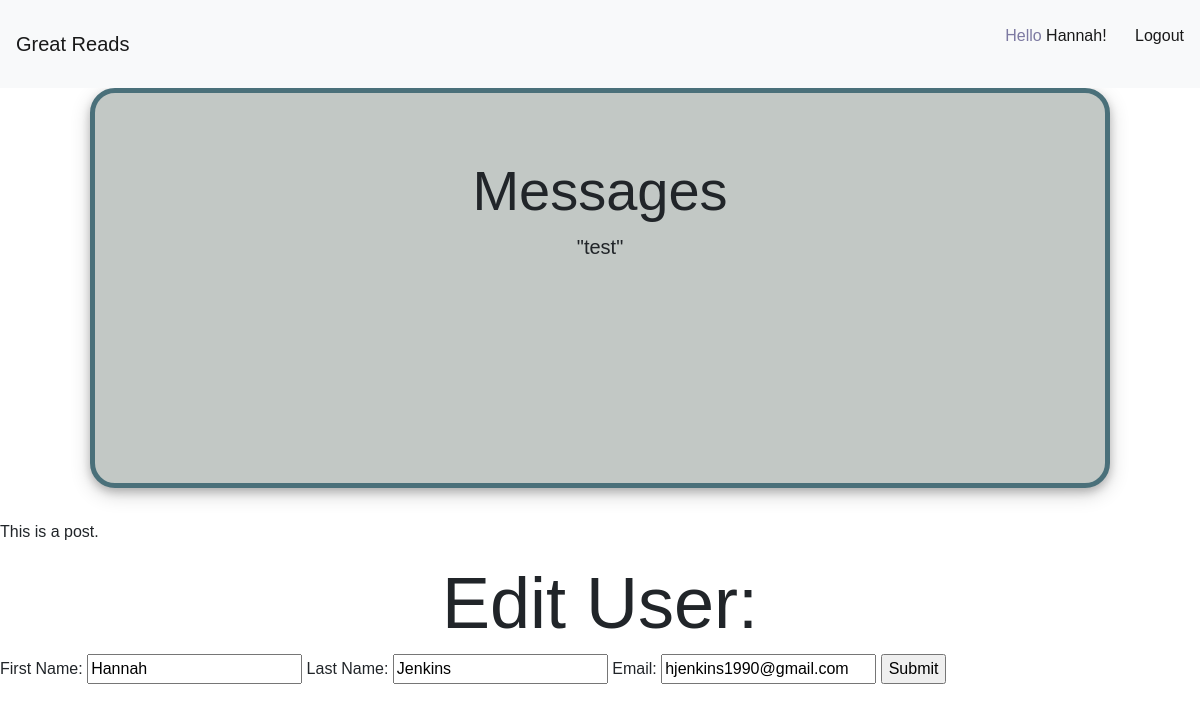
/user_profile/1, run on an earlier commit of the app's database.
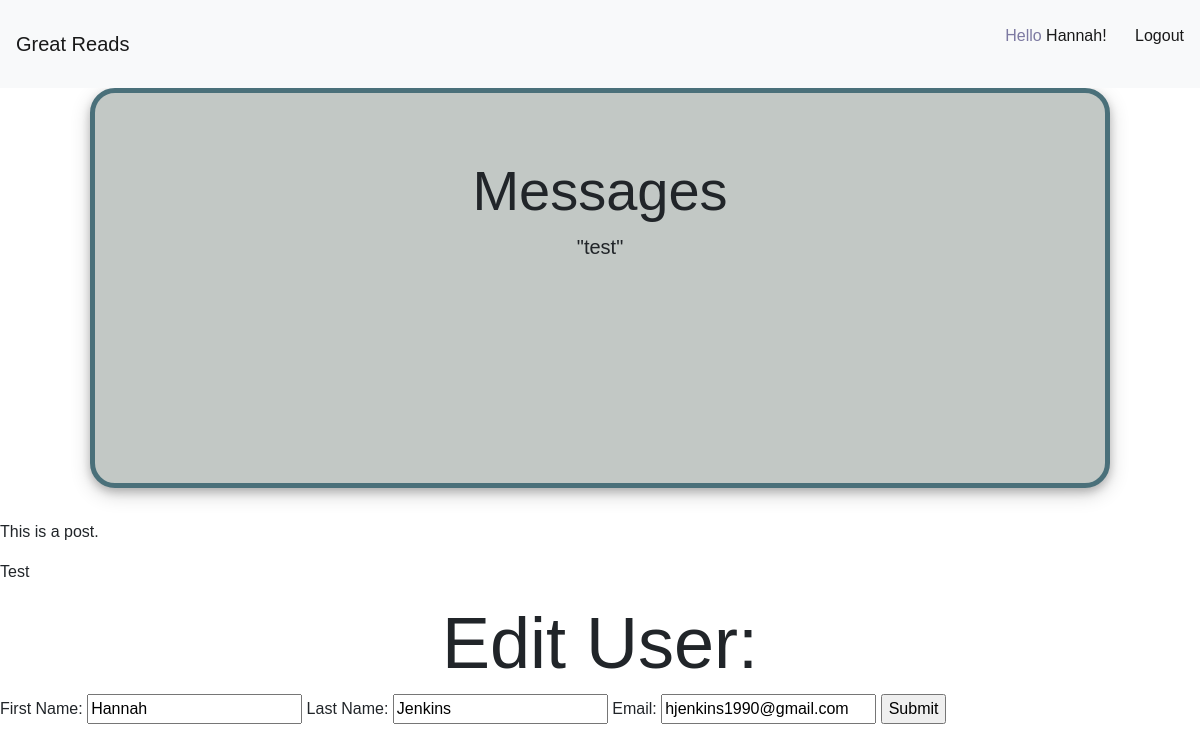
And on a later commit of the database.
### great_reads_app/models.py (models this page shows, shortened)
class Wall_Message(models.Model):
    message = models.CharField(max_length=255)
    poster = models.ForeignKey(User, related_name='user_messages', on_delete=models.CASCADE)
    user_likes = models.ManyToManyField(User, related_name='liked_posts')

class Comment(models.Model):
    comment = models.CharField(max_length=255)
    poster = models.ForeignKey(User, related_name='user_comments', on_delete=models.CASCADE)
    wall_message = models.ForeignKey(Wall_Message, related_name='post_comments', on_delete=models.CASCADE)

### great_reads_app/views.py (the view)
# urls.py: path('user_profile/<int:id>', views.profile),
def profile(request, id):
    context = {
        'user': User.objects.get(id=id)
    }
    return render(request, 'profile.html', context)

### great_reads_app/templates/profile.html (shortened to what this page needs)
<!DOCTYPE html>
<html lang="en">
<head>
    <link rel="stylesheet" href="https://cdn.jsdelivr.net/npm/bootstrap@4.5.3/dist/css/bootstrap.min.css">
    <link rel="stylesheet" href="/static/css/style.css">
</head>
<body>
    <nav class="navbar navbar-expand-lg navbar-light bg-light">
        <a class="navbar-brand" href="/success">Great Reads</a>
        <div class="collapse navbar-collapse" id="navbarNav">
            <span class="navbar-text">
                <p class="navbar-text mr-4">Hello <a href="/success">{{user.first_name}}!</a></p>
                <a href="/logout">Logout</a>
            </span>
        </div>
    </nav>
    <div class="jumbotron text-center mx-auto" style="min-height:400px; width:85%">
        <div class="container">
            <h1 class="display-4">Messages</h1>
            {% for post in user.user_messages.all %}
            <p class="lead">"{{post.message}}"</p>
            {% endfor %}
        </div>
    </div>
    {% for comment in user.user_comments.all %}
    <p>{{comment.comment}}</p>
    {% endfor %}
    <h1 class="display-3 text-center">Edit User:</h1>
    <form action="/edit/{{user.id}}" method="post">
        First Name: <input type="text" name='first_name' value={{user.first_name}}>
        Last Name: <input type="text" name='last_name' value={{user.last_name}}>
        Email: <input type="text" name='email' value={{user.email}}>
        <input type="submit">
    </form>
</body>
</html>

What changed in the data, as far as the page shows it:
added Comment: comment "Test"
